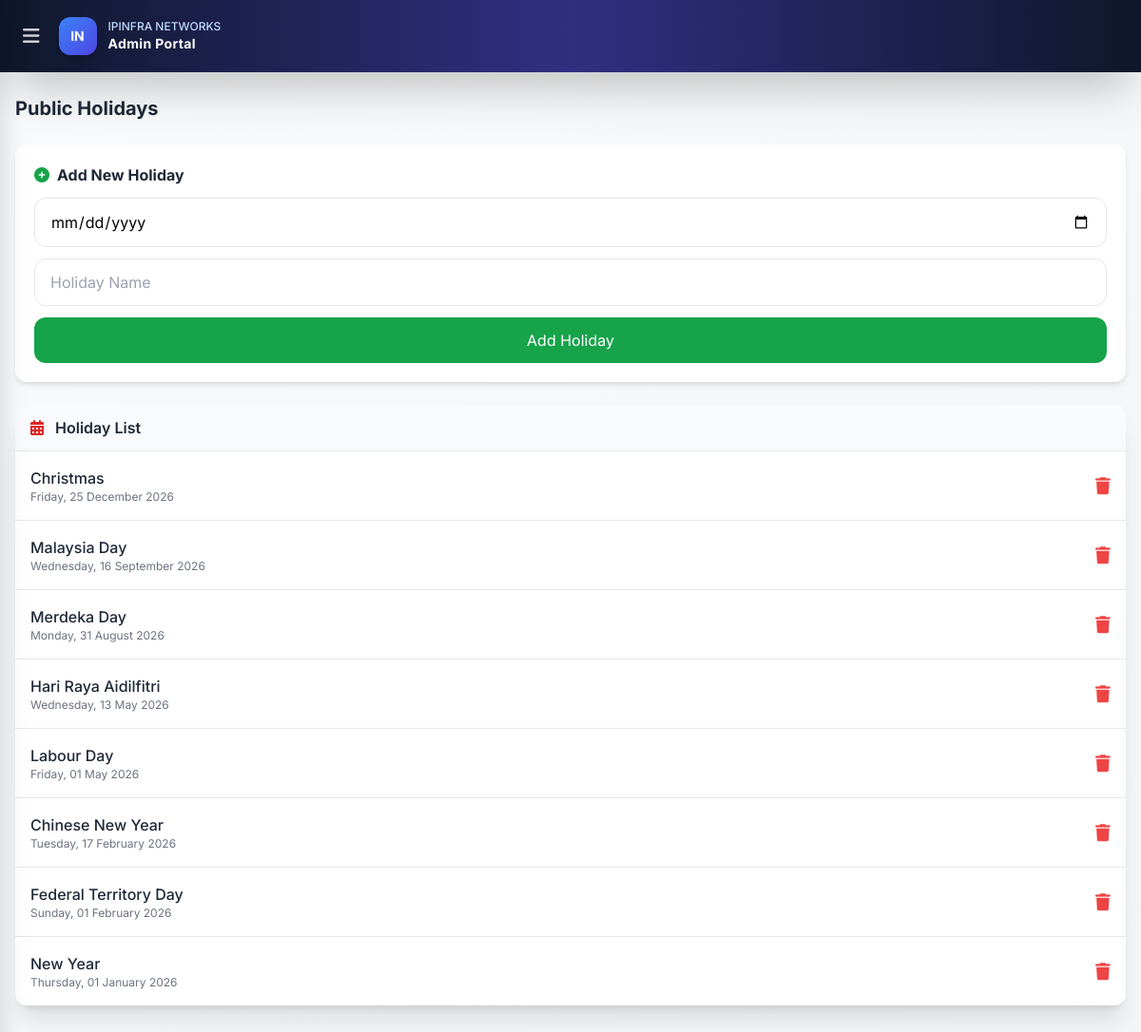
Screenshot of /admin/holidays.php (signed in) with the database file from the repository.
### tables this page shows
CREATE TABLE holidays (
    id INT PRIMARY KEY AUTO_INCREMENT,
    holiday_date DATE,
    holiday_name VARCHAR(100),
    type ENUM('public', 'company') DEFAULT 'public'
);

### admin/holidays.php (the view, shortened to what this page needs)
<?php
require_once '../includes/db.php';
$holidays = mysqli_query($conn, "SELECT * FROM holidays ORDER BY holiday_date DESC");
?>
<!DOCTYPE html>
<html lang="en">
<head>
    <script src="https://cdn.tailwindcss.com"></script>
    <link rel="stylesheet" href="https://cdnjs.cloudflare.com/ajax/libs/font-awesome/6.4.0/css/all.min.css">
</head>
<body class="bg-gradient-to-br from-gray-50 to-gray-100 min-h-screen pb-20">
<div class="bg-gradient-to-r from-slate-900 via-indigo-900 to-slate-900 text-white sticky top-0 z-40 shadow-2xl">
    <div class="flex justify-between items-center px-4 py-4">
        <div class="flex items-center gap-3">
            <button onclick="toggleSidebar()" class="text-white/80 hover:text-white p-2 rounded-full hover:bg-white/10">
                <i class="fas fa-bars text-xl"></i>
            </button>
            <div class="w-10 h-10 bg-gradient-to-br from-blue-500 to-indigo-600 rounded-xl flex items-center justify-center shadow-lg">
                <span class="text-white font-bold text-sm">IN</span>
            </div>
            <div>
                <p class="text-xs text-blue-200 font-medium">IPINFRA NETWORKS</p>
                <p class="text-sm font-bold tracking-wide">Admin Portal</p>
            </div>
        </div>
    </div>
</div>
    <div class="px-4 py-6 pb-24 max-w-7xl mx-auto">
        <h1 class="text-xl font-bold text-gray-800 mb-6">Public Holidays</h1>
        <div class="bg-white rounded-xl shadow-md p-5 mb-6">
            <h2 class="font-bold text-gray-800 mb-3 flex items-center gap-2">
                <i class="fas fa-plus-circle text-green-600"></i> Add New Holiday
            </h2>
            <form method="POST" class="flex flex-col gap-3">
                <input type="date" name="holiday_date" required class="px-4 py-3 border border-gray-200 rounded-xl">
                <input type="text" name="holiday_name" placeholder="Holiday Name" required class="px-4 py-3 border border-gray-200 rounded-xl">
                <button type="submit" name="add_holiday" class="bg-green-600 text-white py-3 rounded-xl">Add Holiday</button>
            </form>
        </div>
        <div class="bg-white rounded-xl shadow-xl overflow-hidden">
            <div class="bg-gray-50 px-4 py-3 border-b">
                <p class="font-semibold text-gray-800"><i class="fas fa-calendar-alt mr-2 text-red-600"></i> Holiday List</p>
            </div>
            <div class="divide-y">
                <?php while ($row = mysqli_fetch_assoc($holidays)): ?>
                <div class="flex justify-between items-center p-4">
                    <div>
                        <p class="font-medium text-gray-800"><?php echo htmlspecialchars($row['holiday_name']); ?></p>
                        <p class="text-xs text-gray-500"><?php echo date('l, d F Y', strtotime($row['holiday_date'])); ?></p>
                    </div>
                    <form method="post" style="display:inline" onsubmit="return confirm('Delete this holiday?')">
                        <button type="submit" class="text-red-500"><i class="fas fa-trash text-lg"></i></button>
                    </form>
                </div>
                <?php endwhile; ?>
            </div>
        </div>
    </div>
</body>
</html>

### admin/holidays.php (style rules this page uses)
* { font-family: 'Inter', sans-serif; }

### includes/global_ui.php (style rules this page uses)
body { animation: fadeInPage 0.3s ease both; }
* { scrollbar-width: thin; scrollbar-color: rgba(100, 116, 139, 0.35) transparent; }
.btn, button:not([class*="no-lift"]), input[type="submit"], input[type="button"] { transition: transform 0.18s cubic-bezier(0.34, 1.56, 0.64, 1), box-shadow 0.18s cubic-bezier(0.34, 1.56, 0.64, 1), filter 0.15s ease, opacity 0.15s ease !important; will-change: transform, box-shadow; }

### includes/admin_sidebar.php (style rules this page uses)
body { background-color: #f3f6fb !important; min-height: 100vh; }

### rows the page displays
holidays: holiday_name "Christmas", holiday_date "Friday, 25 December 2026"
holidays: holiday_name "Malaysia Day", holiday_date "Wednesday, 16 September 2026"
holidays: holiday_name "Merdeka Day", holiday_date "Monday, 31 August 2026"
holidays: holiday_name "Hari Raya Aidilfitri", holiday_date "Wednesday, 13 May 2026"
holidays: holiday_name "Labour Day", holiday_date "Friday, 01 May 2026"
holidays: holiday_name "Chinese New Year", holiday_date "Tuesday, 17 February 2026"
holidays: holiday_name "Federal Territory Day", holiday_date "Sunday, 01 February 2026"
holidays: holiday_name "New Year", holiday_date "Thursday, 01 January 2026"
